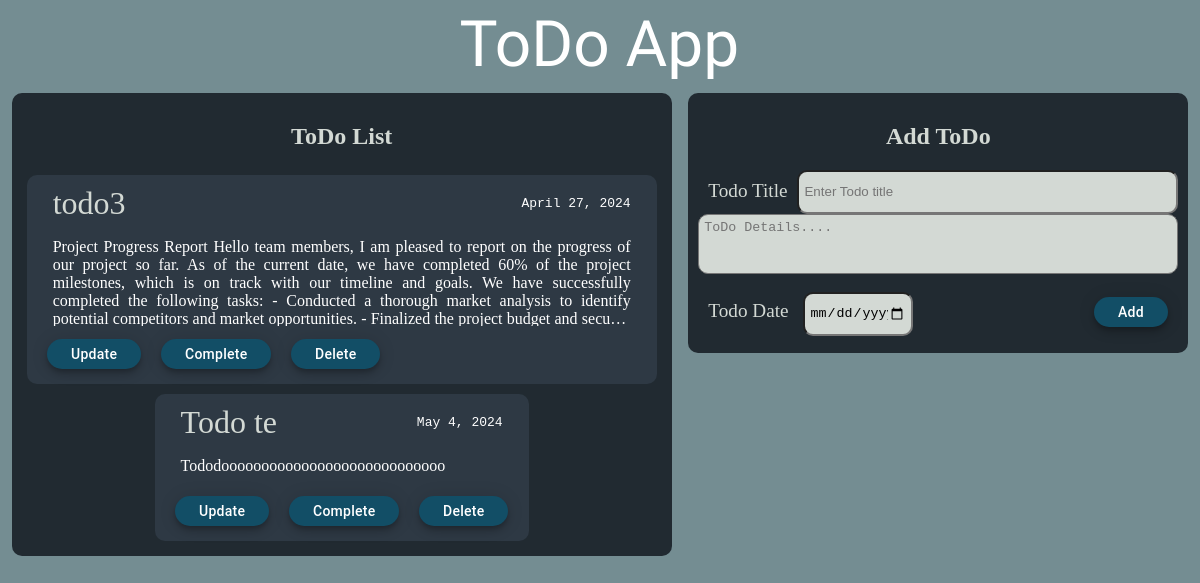
The app's page /, older data.
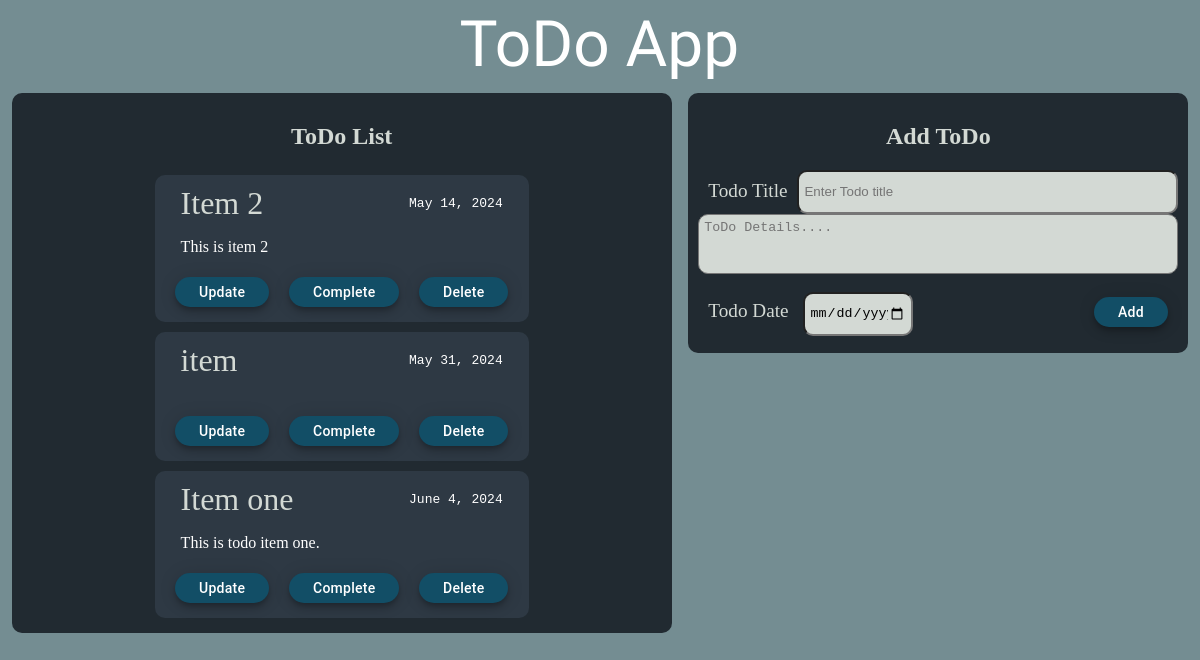
The same page, newer data.
### todolist/models.py (models this page shows, shortened)
class Todo(models.Model):
    title=models.CharField(max_length=350)
    details=models.CharField(max_length=1000, default=None)
    complete=models.BooleanField(default=False)
    addtime=models.DateField(default=timezone.now)
    finishtime=models.DateField(default=None)

### todolist/views.py (the view)
# urls.py: path('', views.index, name="index"),
def index(request):
    todos = Todo.objects.all()
    return render(request, "base.html", {"todo_list":todos})

### templates/base.html (shortened to what this page needs)
{% load static %}
<!DOCTYPE html>
<html lang="en">
  <head>
    <link rel="stylesheet" hrhref="{% static 'base.css' %}">
  </head>
  <body>
    <div class="container">
        <header> <pre> ToDo App </pre> </header>
        <div class="main">
            <div class="add_todo section">
                <h2 class="headline">Add ToDo</h2>
                <form action="/add" method="post" style="width: -webkit-fill-available;">
                    <div class="field">
                      <div style="display: flex;">
                        <label class="title" style="text-wrap: nowrap;">Todo Title</label>
                        <input class="input" type="text" name="title" placeholder="Enter Todo title" required/><br />
                      </div>
                      <textarea class="input" name="details" style="height: 3rem; resize: none;" placeholder="ToDo Details...." ></textarea><br />
                      <div style="display: flex; justify-content: space-between">
                        <div>
                          <label class="title" style="text-wrap: nowrap;">Todo Date</label>
                          <input class="input" style="width: 6rem;" type="date" name="finishtime" required/><br />
                        </div>
                        <button class="button" type="submit">Add</button>
                      </div>
                    </div>
                </form>
            </div>
            <div class="list_todo section">
              <h2 class="headline">ToDo List</h2>
              <div class="todos">
                {% for todo in todo_list|dictsort:"finishtime" %}
                <div class="todo">
                    {% if todo.complete == False %}
                    <div style="display: flex; justify-content: space-between;">
                      <p class="todo_title">{{ todo.title }}</p>
                      <p class="date"> {{ todo.finishtime }} </p>
                    </div>
                    <p class="details"> {{ todo.details }} </p>
                    {% else %}
                    <p class="todo_title" style="text-decoration: line-through;">{{ todo.title }}</p>
                    {% endif %}
                    <div class="button_list">
                      <a class="button" onclick="show_updateform('{{ todo.id }}')" id="update_btn{{ todo.id }}">Update</a>
                      {% if todo.complete == False %}
                      <a class="button" href="/complete/{{ todo.id }}">Complete</a>
                      {% else %}
                      <a class="button" href="/complete/{{ todo.id }}">Not Complete</a>
                      {% endif %}
                      <button class="button" onclick="delete_todo( '{{todo.id}}' )">Delete</button>
                    </div>
                </div>
                {% endfor %}
              </div>
            </div>
      </div>
    </div>
  </body>
</html>

### templates/base.html (style rules this page uses)
body { margin: 0; padding: 0; background-color: #748d92; }
p { margin: 0; }
.container { display: flex; flex-direction: column; }
header { display: flex; justify-content: center; align-items: center; padding: 20px; height: 3rem; }
header>pre { font-family: "Jersey 10 Charted", sans-serif; font-weight: 400; font-size: 4rem; font-style: normal; color: #fff; }
.main { display: flex; flex-direction: row-reverse; justify-content: space-evenly; flex-wrap: wrap; }
.section { background-color: #212a31; border-radius: 10px; padding: 10px; margin: 5px; min-width: 20rem; display: flex; flex-direction: column; align-items: center; }
.add_todo { height: 15rem; }
.field { display: flex; flex-direction: column; }
.headline { color: #D3D9D4; }
.input { height: 30px; width: -webkit-fill-available; border-radius: 10px; padding: 5px; background-color: #d3d9d4; }
@media only screen and (min-width: 768px) { .add_todo { width: 90vw; } }
@media only screen and (min-width: 768px) { .list_todo { width: 90vw; } }
@media only screen and (min-width: 768px) { .todo { max-width: 50rem; } }
@media only screen and (min-width: 1008px) { .add_todo { max-width: 30rem; width: 40vw; } }
@media only screen and (min-width: 1008px) { .list_todo { width: calc(100% - 35rem); } }
@media only screen and (min-width: 1008px) { .todo { min-width: calc(100% - 40rem); max-width: 50rem; } }
.todos { display: flex; justify-content: center; flex-wrap: wrap; }
.todo { background-color: #2E3944; margin: 5px; border-radius: 10px; padding: 10px; }
.title { color: #D3D9D4; font-size: larger; padding: 10px; }
.todo_title { color: #D3D9D4; padding: 0 1rem; font-size: 2rem; }
.date { color: #fff; display: flex; align-items: center; padding: 0 1rem; font-family: monospace; }
.details { color: #fff; padding: 0.5rem; margin: 0.5rem; max-height: 5rem; display: -webkit-box; -webkit-box-orient: vertical; -webkit-line-clamp: 5; overflow: hidden; text-align: justify; }
.button_list { display: flex; justify-content: start; flex-wrap: wrap; }
.button { align-items: center; text-decoration: none; margin: 5px 10px; appearance: none; background-color: #124e66; border-radius: 15px; border-style: none; box-shadow: rgba(0, 0, 0, .2) 0 3px 5px -1px, rgba(0, 0, 0, .14) 0 6px 10px 0, rgba(0, 0, 0, .12) 0 1px 18px 0; box-sizing: border-box; color: #fff; cursor: pointer; display: inline-flex; fill: currentcolor; font-family: "Google Sans", Roboto, Arial, sans-serif; font-size: 14px; font-weight: 500; height: 30px; justify-content: center; letter-spacing: .25px; line-height: normal; max-width: 100%; overflow: visible; padding: 2px 24px; position: relative; text-align: center; text-transform: none; transition: box-shadow 280ms cubic-bezier(.4, 0, .2, 1), opacity 15ms linear 30ms, transform 270ms cubic-bezier(0, 0, .2, 1) 0ms; user-select: none; -webkit-user-select: none; touch-action: manipulation; width: auto; will-change: transform, opacity; z-index: 0; }

Row changes from the older to the newer data that the page shows:
removed Todo: title "todo3", finishtime "April 27, 2024", details "Project Progress Report Hello team members, I am pleased to report on the progress of our project so far. As of the current date, we have completed 60% of the project milestones, which is on track with our timeline and goals. We have successfully completed the following tasks: - Conducted a thorough market analysis to identify potential competitors and market opportunities. - Finalized the project budget and…"
removed Todo: title "Todo te", finishtime "May 4, 2024", details "Tododoooooooooooooooooooooooooooo"
added Todo: title "Item 2", finishtime "May 14, 2024", details "This is item 2"
added Todo: title "item", finishtime "May 31, 2024"
added Todo: title "Item one", finishtime "June 4, 2024", details "This is todo item one."
